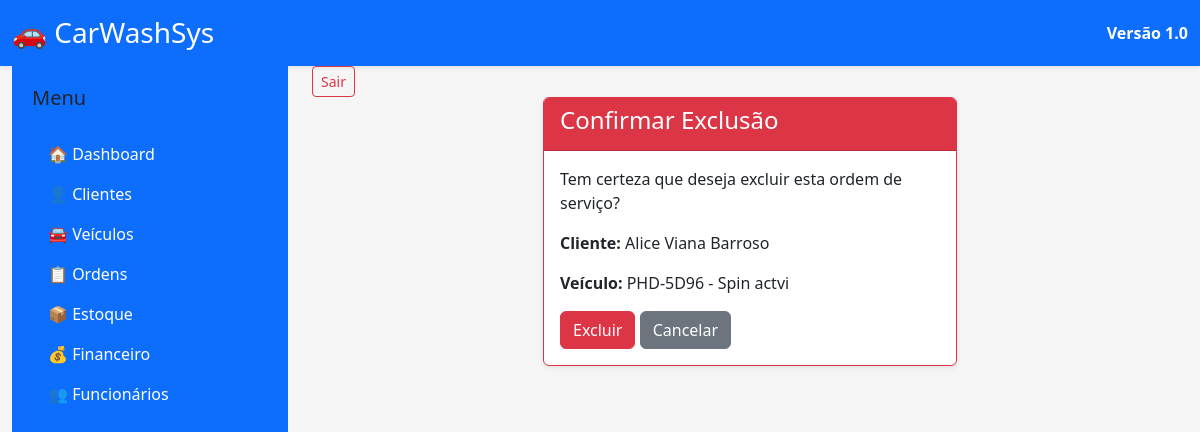
/ordens/1/excluir/, run on an earlier commit of the app's database.
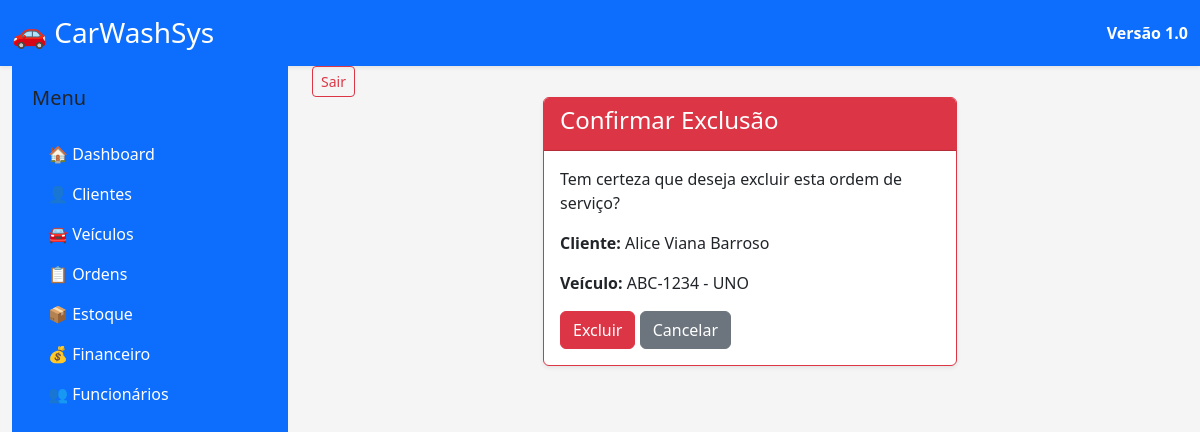
And on a later commit of the database.
### apps/ordens/models.py (models this page shows, shortened)
class OrdemServico(models.Model):
    STATUS = [
        ("Aguardando", "Aguardando"),
        ("Em andamento", "Em andamento"),
        ("Finalizado", "Finalizado"),
        ("Entregue", "Entregue"),
    ]
    cliente = models.ForeignKey(
        Cliente,
        on_delete=models.CASCADE,
        related_name="ordens_servico",
    )
    veiculo = models.ForeignKey(
        Veiculo,
        on_delete=models.CASCADE,
        related_name="ordens_servico",
    )
    data_entrada = models.DateTimeField(
        auto_now_add=True,
    )
    data_saida = models.DateTimeField(
        null=True,
        blank=True,
    )
    status = models.CharField(
        max_length=20,
        choices=STATUS,
        default="Aguardando",
    )
    valor = models.DecimalField(
        max_digits=8,
        decimal_places=2,
        default=0,
    )
    forma_pagamento = models.CharField(
        max_length=30,
        blank=True,
    )
    observacoes = models.TextField(
        blank=True,
    )
    funcionario = models.ForeignKey(
    Funcionario,
    on_delete=models.SET_NULL,
    null=True,
    blank=True,
    related_name="ordens_servico",
)

### apps/veiculos/models.py (models this page shows)
class Veiculo(models.Model):
    cliente = models.ForeignKey(
        Cliente,
        on_delete=models.CASCADE,
        related_name="veiculos",
        verbose_name="Proprietário"
    )
    placa = models.CharField(
        max_length=10,
        unique=True,
    )
    marca = models.CharField(
        max_length=50,
    )
    modelo = models.CharField(
        max_length=50,
    )
    cor = models.CharField(
        max_length=30,
    )
    ano = models.PositiveIntegerField()
    observacoes = models.TextField(
        blank=True,
    )
    ativo = models.BooleanField(
        default=True,
    )
    def __str__(self):
        return f"{self.placa} - {self.modelo}"

### apps/clientes/models.py (models this page shows, shortened)
class Cliente(models.Model):
    nome = models.CharField(
        max_length=150
    )
    cpf = models.CharField(
        max_length=14,
        unique=True
    )
    telefone = models.CharField(
        max_length=20
    )
    email = models.EmailField(
        blank=True
    )
    endereco = models.CharField(
        max_length=200,
        blank=True
    )
    cidade = models.CharField(
        max_length=100,
        blank=True
    )
    estado = models.CharField(
        max_length=2,
        blank=True
    )
    cep = models.CharField(
        max_length=9,
        blank=True
    )
    observacoes = models.TextField(
        blank=True
    )
    data_cadastro = models.DateTimeField(
        auto_now_add=True
    )
    ativo = models.BooleanField(
        default=True
    )

### apps/ordens/views.py (the view)
def excluir_ordem(request, pk):
    ordem = get_object_or_404(
        OrdemServico,
        pk=pk,
    )
    if request.method == "POST":
        ordem.delete()
        return redirect("lista_ordens")
    context = {
        "ordem": ordem,
    }
    return render(
        request,
        "ordens/excluir.html",
        context,
    )

### templates/ordens/excluir.html (shortened to what this page needs)
{% extends "base.html" %}
{% block content %}
<div class="container-fluid">
    <div class="row justify-content-center">
        <div class="col-lg-6">
            <div class="card shadow-sm border-danger">
                <div class="card-header bg-danger text-white">
                    <h4>
                        Confirmar Exclusão
                    </h4>
                </div>
                <div class="card-body">
                    <p>
                        Tem certeza que deseja excluir esta ordem de serviço?
                    </p>
                    <p>
                        <strong>Cliente:</strong>
                        {{ ordem.cliente.nome }}
                    </p>
                    <p>
                        <strong>Veículo:</strong>
                        {{ ordem.veiculo }}
                    </p>
                    <form method="post">
                        <button
                            type="submit"
                            class="btn btn-danger">
                            Excluir
                        </button>
                        <a
                            href="{% url 'lista_ordens' %}"
                            class="btn btn-secondary">
                            Cancelar
                        </a>
                    </form>
                </div>
            </div>
        </div>
    </div>
</div>
{% endblock %}

What changed in the data, as far as the page shows it:
changed OrdemServico "Alice Viana Barroso": veiculo "PHD-5D96 - Spin actvi" → "ABC-1234 - UNO"
